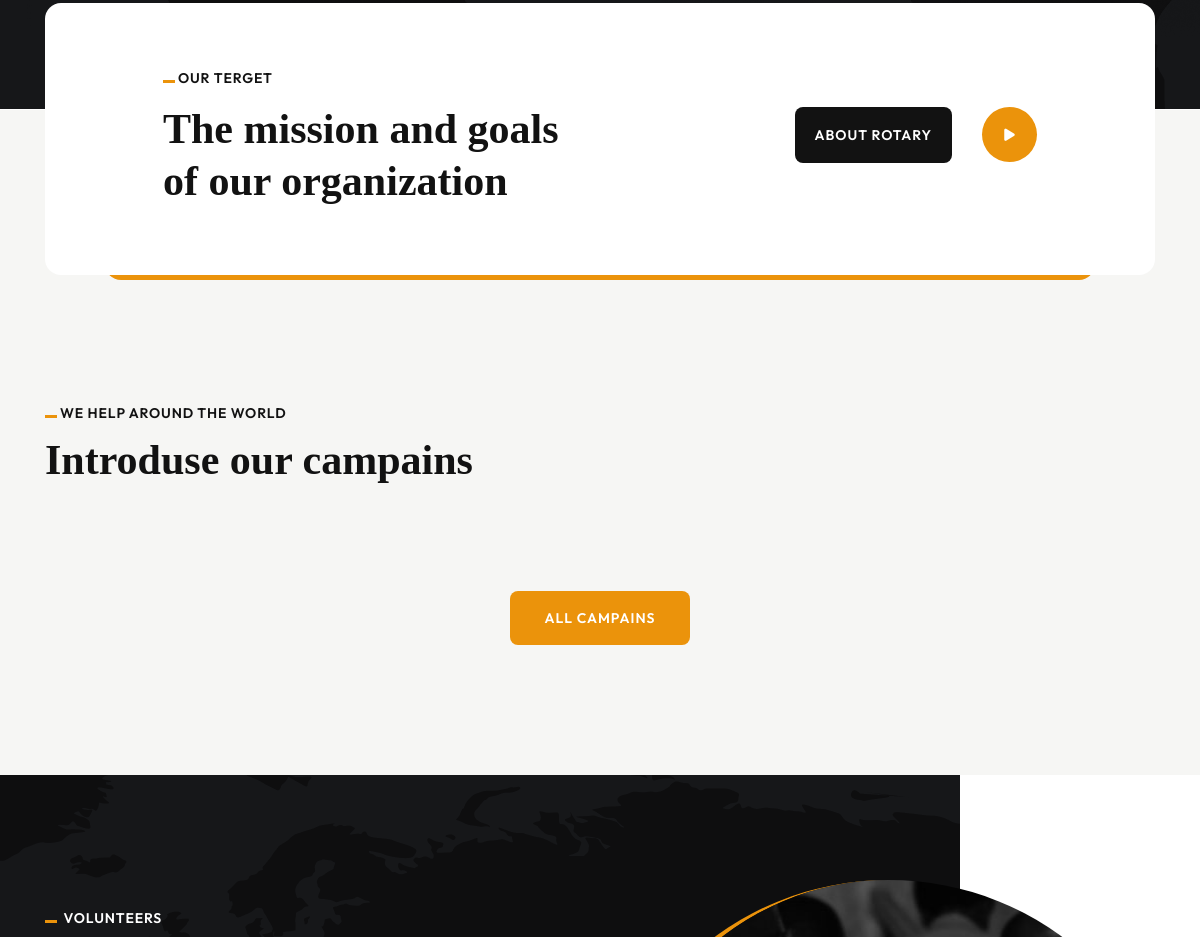
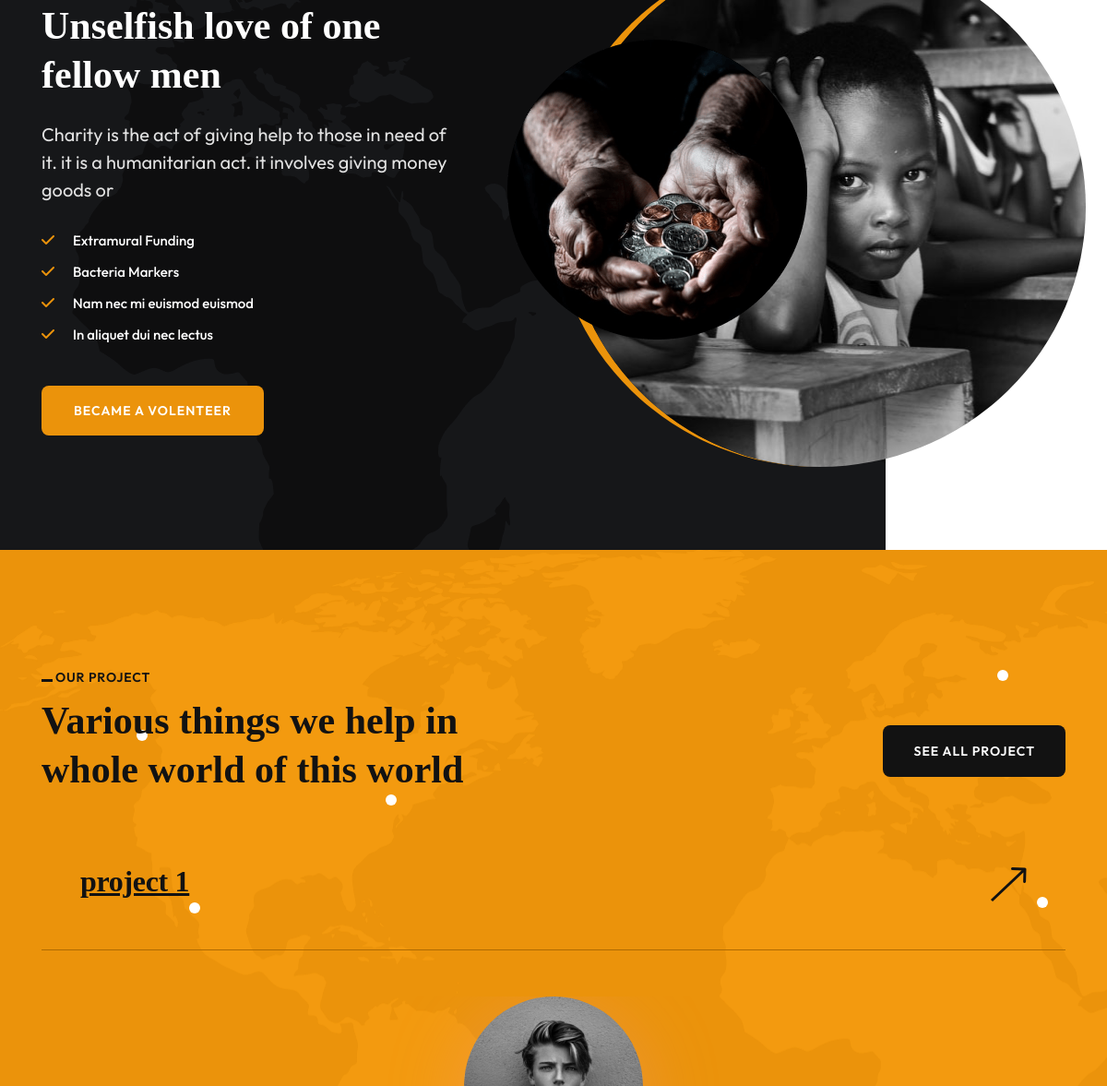
Before: / (middle part) with the older database file (2 pictures, top to bottom).
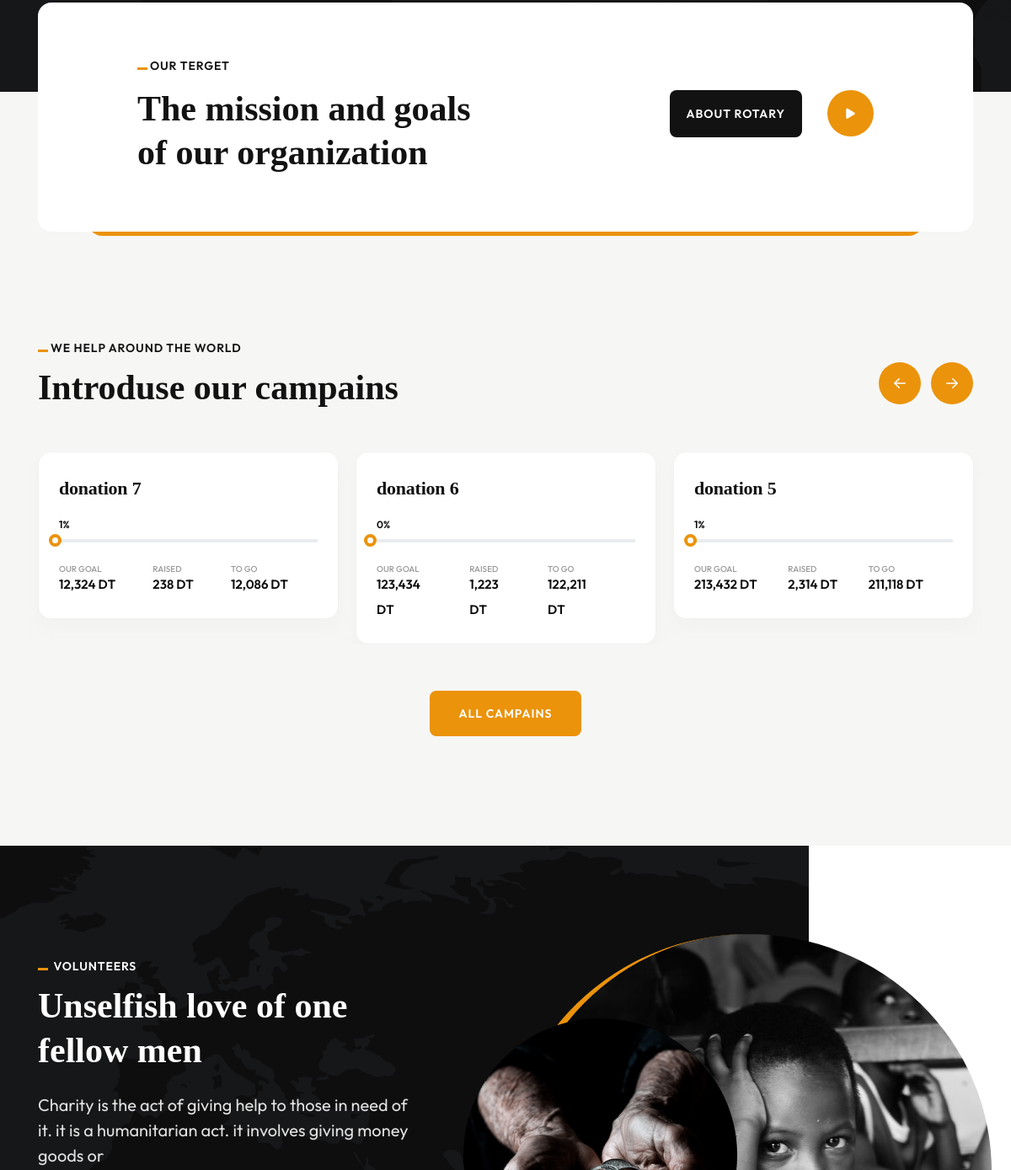
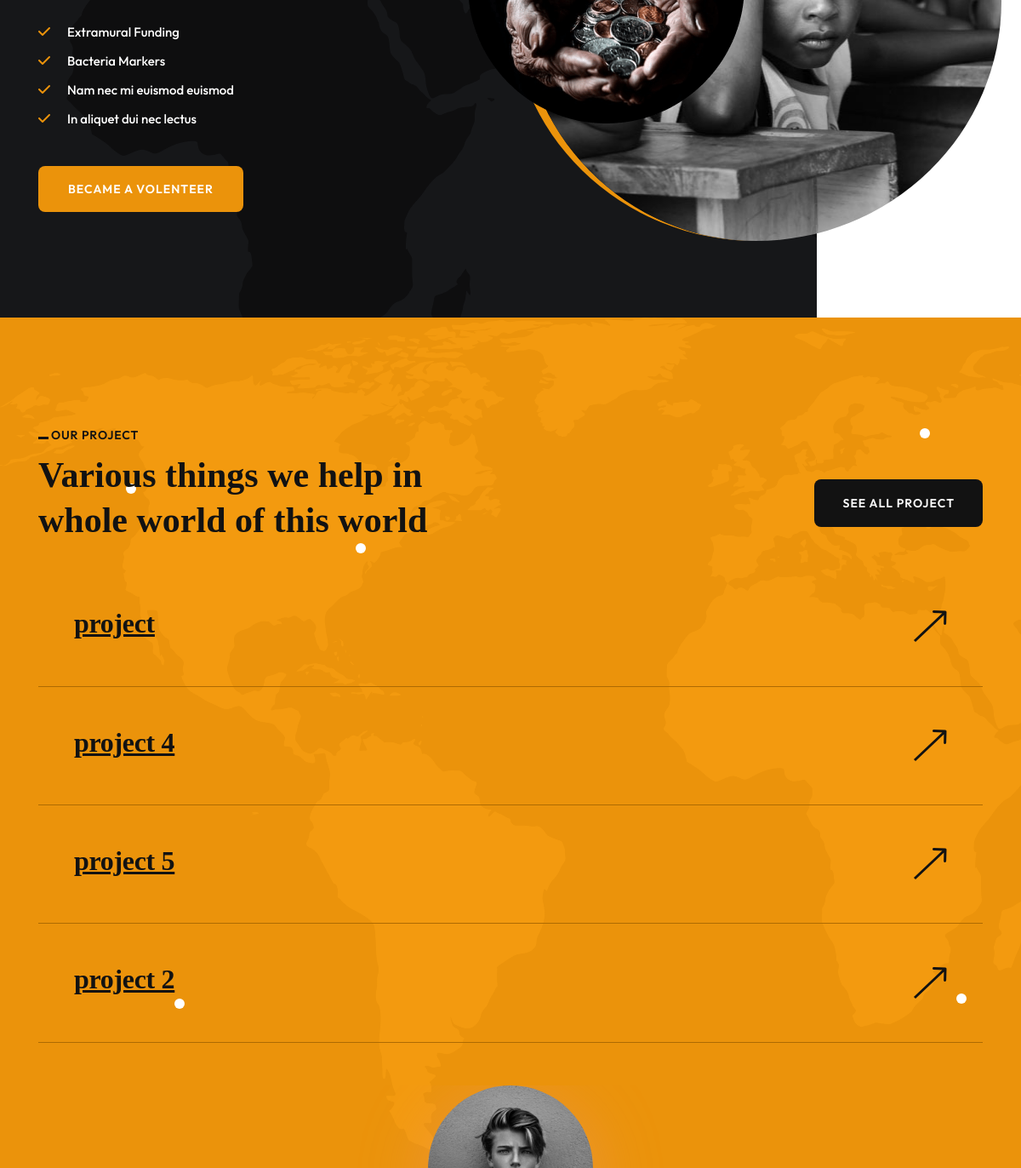
After: the same page with the newer database file (2 pictures, top to bottom).
### base/models.py (models this page shows, shortened)
class Project(models.Model):
    title = models.CharField(max_length=200, unique=True)
    slug = AutoSlugField(populate_from='title',unique=True)
    location = models.CharField(max_length=200)
    date = models.DateField()
    categories = models.ManyToManyField('Category')
    content = models.TextField()
    map = models.CharField(max_length=1000,null=True)
    cost = models.IntegerField()
    youtube_link = models.CharField(max_length=1000)
    image = models.ImageField(blank=True,upload_to='rotary/projects')

class Donation(models.Model):
    title = models.CharField(max_length=200, unique=True)
    slug = AutoSlugField(populate_from='title',unique=True)
    content = models.TextField()
    goal = models.IntegerField()
    raised = models.IntegerField()
    image = models.ImageField(blank=True,upload_to='rotary/donations')
    categories = models.ManyToManyField('Category')
    def get_raised(self):
        return  f'{self.raised:,}'
    def get_goal(self):
        return  f'{self.goal:,}'
    def get_to_go(self):
        return  f'{self.goal - self.raised:,}'
    def get_percent(self):
        return  int(self.raised * 100 / self.goal)

### base/views.py (the view)
# urls.py: path('',views.index , name="index"),
def index(request):
    posts = Post.objects.all().order_by('date').reverse()
    projects = Project.objects.all().order_by('date').reverse()
    donations = Donation.objects.all().order_by('title').reverse()
    context = {'posts':posts[:2],'projects':projects[:4],'donations':donations[:6]}
    return render(request,'base/index.html',context)

### base/models.py (called while the page is built)
    def __str__(self):
         return self.name

### base/templates/base/index.html (shortened to what the changed rows need)
{% extends 'main.html' %} {% load static %} {% block content %}
<main>
  <section class="card-area card-area-2 pt-130 pb-130">
    <div class="container">
      <div class="row">
        <div class="col-xl-2 col-lg-2 col-md-4">
          <div class="next-btn">
            <div class="cause-slider-nav"></div>
          </div>
        </div>
      </div>
      <div class="causes-active slick-20">
        {% for donation in donations %}
        <div class="causes-item">
          <div class="tpcard__wrapper tpcard__wrappr-2 white-bg">
            <div class="tpcard__content">
              <h4 class="tpcard__title">
                <a href="{% url 'donation' donation.slug %}"
                  >{{donation.title}}</a
                >
              </h4>
              <div class="tpcard__progresss">
                <div class="progress">
                  <div
                    class="progress-bar"
                    role="progressbar"
                    aria-label="Example with label"
                    style="width: {{donation.get_percent}}%"
                    aria-valuenow="25"
                    aria-valuemin="0"
                    aria-valuemax="100"
                  >
                    <span>{{donation.get_percent}}%</span>
                  </div>
                </div>
              </div>
              <div class="tpcard__bottom d-flex justify-content-between">
                <div class="tpcard__details">
                  <span class="subtitle">our goal</span> <br />
                  <span class="sale">{{donation.get_goal}} Dt</span>
                </div>
                <div class="tpcard__details">
                  <span class="subtitle">Raised</span> <br />
                  <span class="sale">{{donation.get_raised}} Dt</span>
                </div>
                <div class="tpcard__details">
                  <span class="subtitle">to go</span> <br />
                  <span class="sale">{{donation.get_to_go}} Dt</span>
                </div>
              </div>
            </div>
          </div>
        </div>
        {% endfor %}
      </div>
    </div>
  </section>
  <section class="tpproject-area p-relative pt-130 pb-150">
    <div class="container">
      {% for project in projects %}
      <div class="tpproject__wrapper">
        <div class="row align-items-center">
          <div class="col-xl-6 col-lg-6 col-md-6 col-8">
            <div class="tpproject">
              <div class="tpproject__content">
                <h3 class="tpproject__title">
                  <a href="{% url 'project' project.slug %}">{{project.title}}</a>
                </h3>
              </div>
            </div>
          </div>
          <div class="col-xl-6 col-lg-6 col-md-6 col-4">
            <div class="tpproject__icon text-end">
              <a href="">
              </a>
            </div>
          </div>
        </div>
      </div>
      {% endfor %}
  </section>
</main>
{% endblock content %}

Changed rows visible on the page:
no longer on this page (row unchanged): Project: title "project 1"
added Donation: title "donation 7", get_percent "1", get_goal "12,324", get_raised "238", get_to_go "12,086"
added Donation: title "donation 6", get_percent "0", get_goal "123,434", get_raised "1,223", get_to_go "122,211"
added Donation: title "donation 5", get_percent "1", get_goal "213,432", get_raised "2,314", get_to_go "211,118"
added Project: title "project"
added Project: title "project 4"
added Project: title "project 5"
added Project: title "project 2"
